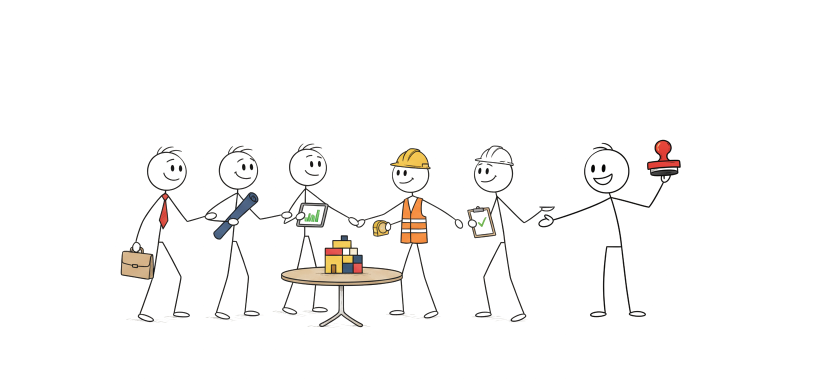
#> input picture video/ai-xay-cong-trinh/assets/cut/s18_ring6.png, 1640 x 768 px, found by its file name (shown at 1/2 size)
$ python make_thumbnail.py ../assets/cut/s18_ring6.png
#> lines starting #> are read from the running program, lines starting #| are printed output that depends on the picture
import sys; from PIL import Image, ImageDraw, ImageFont
F=sys.argv[1]; W,H=1280,720
c=Image.new('RGBA',(W,H),(253,253,252,255)); g=Image.new('RGBA',(W,H),(0,0,0,0)); gd=ImageDraw.Draw(g)
#> after `g = Image.new('RGBA', (W, H), (0, 0, 0, 0))`: g: PIL image 1280x720 RGBA; every value is 0
for x in range(0,W,64): gd.line([(x,0),(x,H)],fill=(76,90,105,12))
for y in range(0,H,64): gd.line([(0,y),(W,y)],fill=(76,90,105,12))
c.alpha_composite(g)
ring=Image.open('assets/cut/s18_ring6.png').crop((230,270,1360,660)); ring=ring.resize((int(ring.width*.63),int(ring.height*.63)))
#> after `ring = ring.resize((int(ring.width * 0.63), int(ring.height * 0.63)))`:
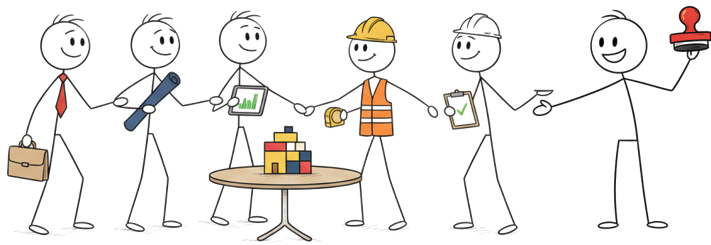
#> ring: PIL image 711x245 RGBA; mean R, G, B, A 27.5, 25.2, 22.8, 31.7; transparent parts drawn white
c.alpha_composite(ring,(W-ring.width-15,H-ring.height-25))
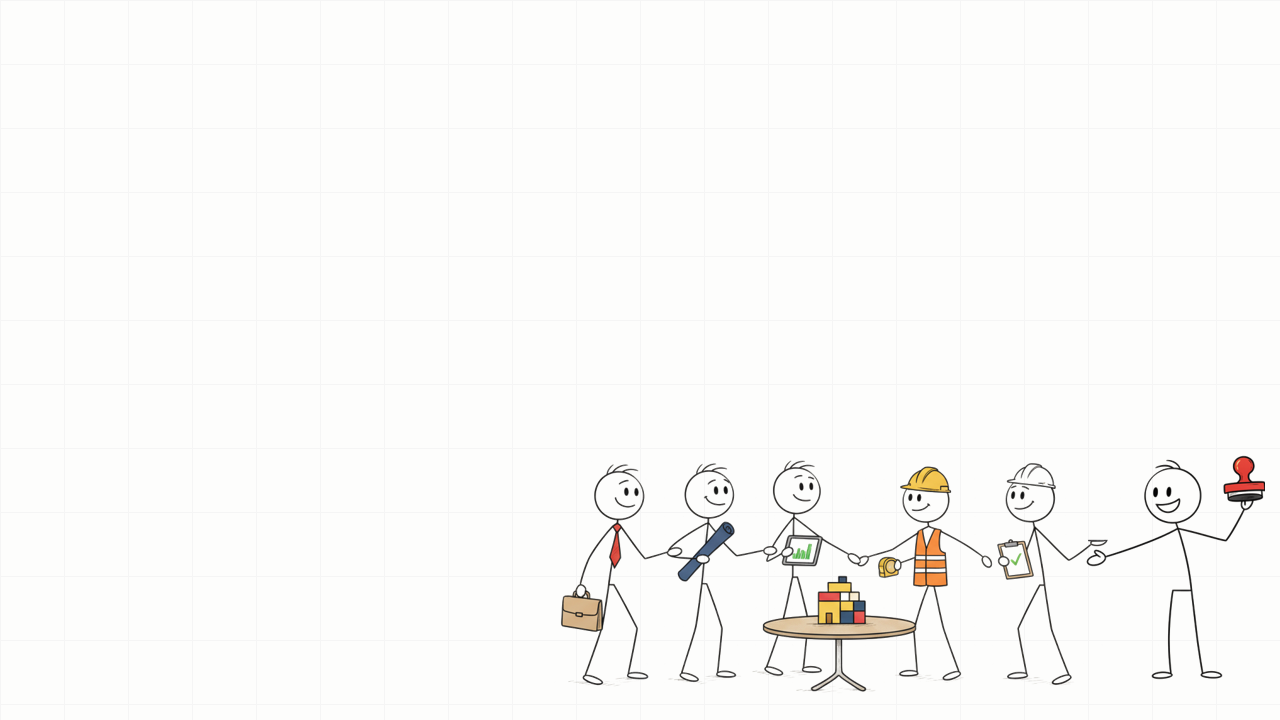
#> c: PIL image 1280x720 RGBA; mean R, G, B, A 249.9, 249.5, 248.1, 255
hero=Image.open('assets/cut/s17_hero.png'); hero=hero.crop(hero.getchannel('A').point(lambda v:255 if v>60 else 0).getbbox())
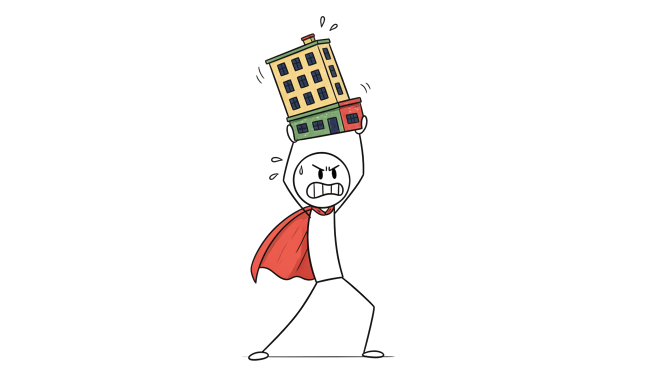
#> input picture video/ai-xay-cong-trinh/assets/cut/s17_hero.png, 1344 x 768 px, found by its file name (shown at 1/2 size)
#> further down, hero is the input picture: PIL image 1344x768 RGBA; mean R, G, B, A 245.3, 242.3, 236.9, 11.9
#> after `hero = hero.crop(hero.getchannel('A').point(lambda v: 255 if v > 60 el`:
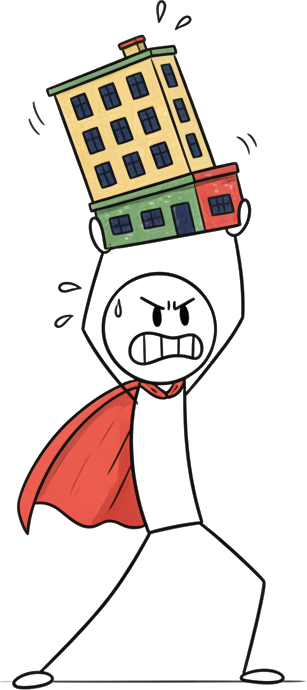
#> hero: PIL image 307x690 RGBA; mean R, G, B, A 225.1, 215.7, 207.8, 57.9; transparent parts drawn white
hero=hero.resize((int(hero.width*360/hero.height),360)); c.alpha_composite(hero,(860,15))
#> after `hero = hero.resize((int(hero.width * 360 / hero.height), 360))`:
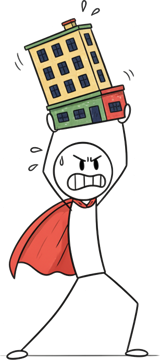
#> hero: PIL image 160x360 RGBA; mean R, G, B, A 39.2, 30.9, 26.2, 57.9; transparent parts drawn white
d=ImageDraw.Draw(c)
def txt(xy,t,fill,size):
    fo=ImageFont.truetype(F,size)
    try: fo.set_variation_by_name('Bold')
    except Exception: pass
    d.text(xy,t,font=fo,fill=fill,stroke_width=2,stroke_fill=fill)
txt((50,30),"NOT ONE",(28,28,28),140); txt((50,170),"HERO.",(236,67,56),170)
d.line([(820,120),(1180,330)],fill=(236,67,56),width=12); d.line([(1180,120),(820,330)],fill=(236,67,56),width=12)
txt((50,400),"6 PARTIES.",(28,28,28),84); txt((50,500),"1 PROMISE.",(232,163,23),84)
c.convert('RGB').save('publishing/thumbnail.png'); c.convert('RGB').resize((320,180)).save('/tmp/claude-0/thumb_small.png')
#> after `c.convert('RGB').save('publishing/thumbnail.png')`:
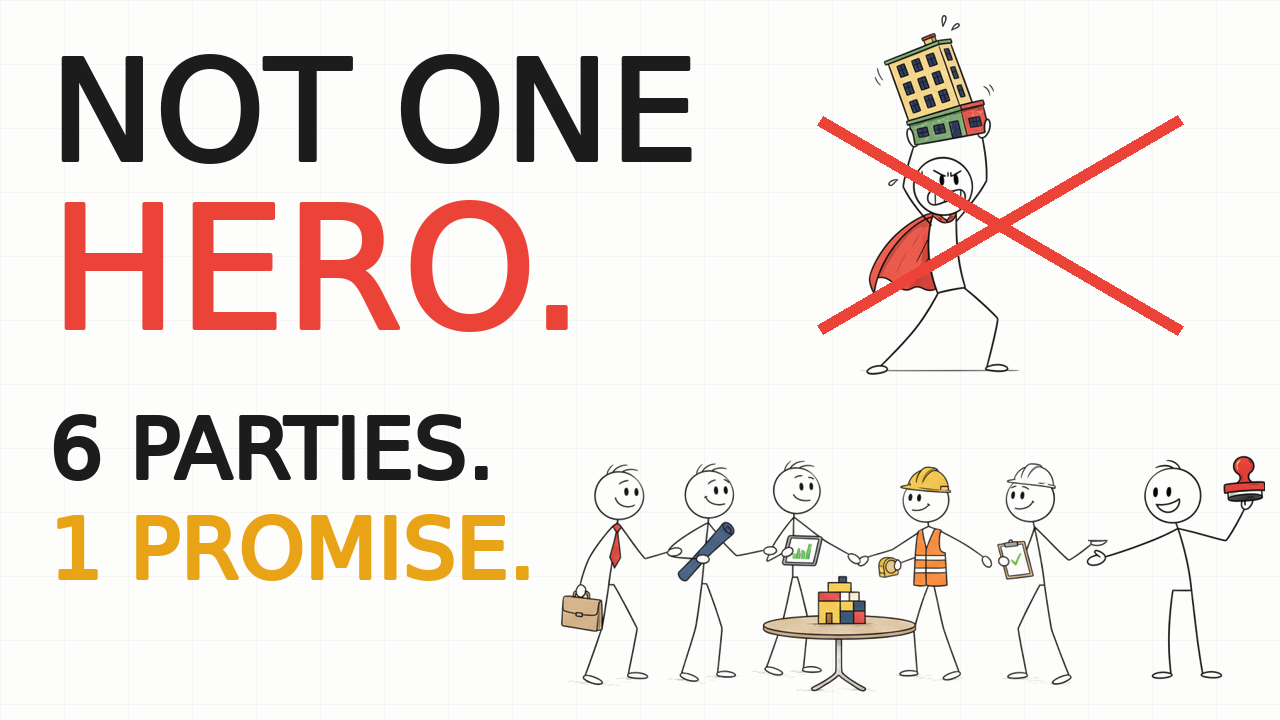
#> saved as thumbnail.png: PIL image 1280x720 RGB; mean R, G, B 237.7, 229.3, 225.2
#> after `c.convert('RGB').save('publishing/thumbnail.png')`:
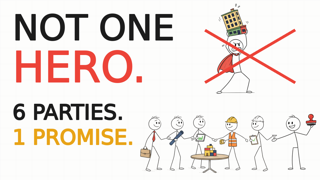
#> saved as thumb_small.png: PIL image 320x180 RGB; mean R, G, B 237.6, 229.1, 225
